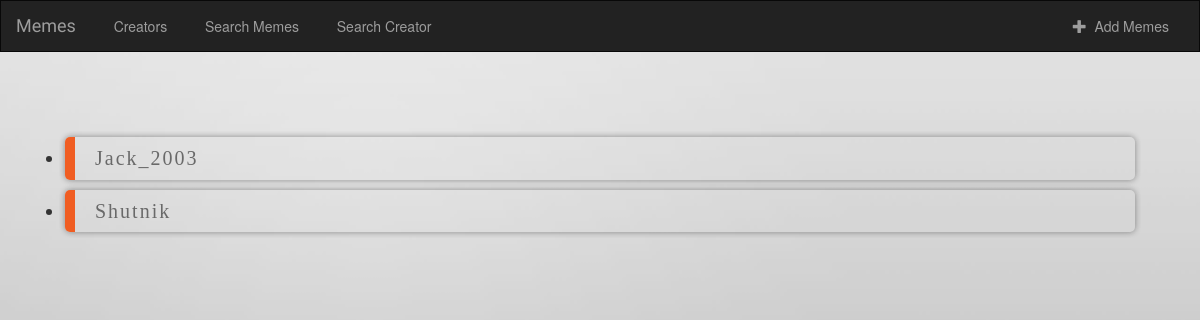
The page /memes/creators/ on the database as committed earlier.
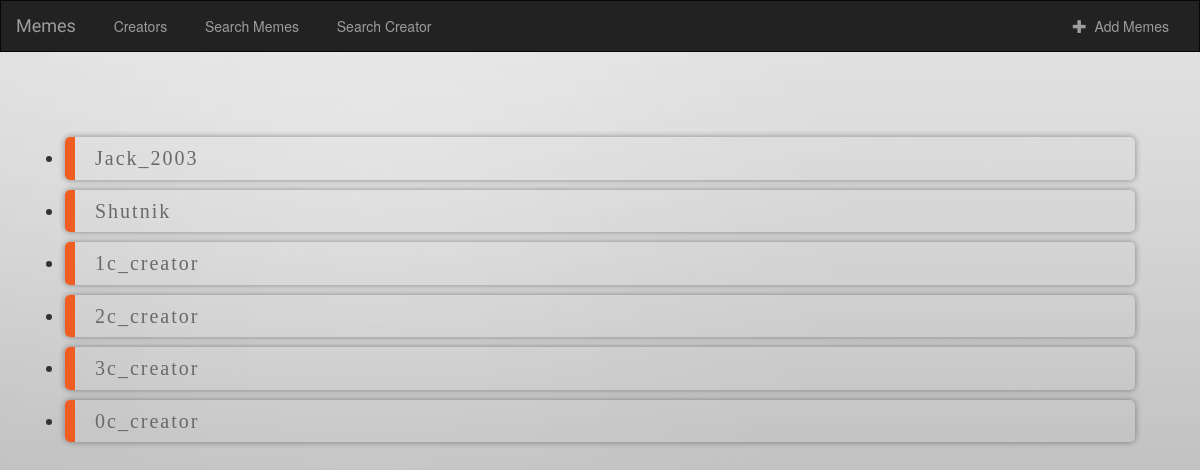
The same page on the database as committed later.
### memes/models.py (models this page shows, shortened)
class Creator(models.Model):
    Nickname = models.CharField(max_length = 100)
    Popularity = models.IntegerField()
    Relation_to_Memes = models.CharField(max_length = 100)
    User = models.ForeignKey(User, on_delete=models.CASCADE)
    source = models.ManyToManyField(Source)

### memes/views.py (the view)
# urls.py: url(r'^creators/(?P<Creator_id>[0-9]+)/$', views.creator_inf, name='creator_inf'),
def creators(request):
    cursor = connection.cursor()
    context={}
    creators = cursor.execute("select id, Nickname from memes_creator")
    context["creators"] = creators
    return render(request, "memes/creators.html", context)

### memes/templates/memes/creators.html
{% extends "memes/base.html"%}
{% block body %}
  <ul class = 'border'>
    {%for id, mem in creators %}
    <li><a href="{% url 'creator_inf' id%}" style="color:#696969;">{{mem}}</a></li>
    {%endfor%}
  </ul>
{% endblock %}

### memes/templates/memes/base.html (shortened to what this page needs)
<!DOCTYPE html>
<html lang="en">
<head>
    {% load staticfiles %}
    <link rel="stylesheet" href="https://maxcdn.bootstrapcdn.com/bootstrap/3.3.6/css/bootstrap.min.css">
    <link rel="stylesheet" type="text/css" href="{% static 'memes/style.css' %}"/>
</head>
<body>
  <link rel="stylesheet" href="https://maxcdn.bootstrapcdn.com/bootstrap/3.3.6/css/bootstrap.min.css">
  <link rel="stylesheet" type="text/css" href="{% static 'memes/style.css'%}"/>
  <nav class="navbar navbar-inverse">
      <div class="container-fluid">
          <div class="navbar-header">
              <a class="navbar-brand" href="{% url 'index' %}">Memes</a>
          </div>
        <div class="collapse navbar-collapse" id="topNavBar">
            <ul class="nav navbar-nav">
                <li><a href="{% url 'creators' %}">&nbsp; Creators</a></li>
                <li><a href="{% url 'search' %}">&nbsp; Search Memes</a></li>
                <li><a href="{% url 'search_creator' %}">&nbsp; Search Creator</a></li>
            </ul>
            <ul class="nav navbar-nav navbar-right">
                <li>
                    <a href="/change/memes">
                        <span class="glyphicon glyphicon-plus" aria-hidden="true"></span>&nbsp; Add Memes
                    </a>
                </li>
            </ul>
        </div>
      </div>
  </nav>
{% block body %}
{% endblock %}
</body>
</html>

### memes/static/memes/style.css (style rules this page uses)
body { background : white url("Website-Background.jpg"); background-size:cover; }
.navbar { border-radius: 0; }
.navbar-brand { font-family: Satisfy; }
ul.border { list-style-image: url(https://pp.userapi.com/c840422/v840422959/1e667/vyC6baHihiM.jpg); padding: 65px; }
ul.border li { font-family: "Trebuchet MS", "Lucida Sans"; padding: 7px 20px; margin-bottom: 10px; border-radius: 5px; border-left: 10px solid #f05d22; box-shadow: 2px -2px 5px 0 rgba(0,0,0,.1), -2px -2px 5px 0 rgba(0,0,0,.1), 2px 2px 5px 0 rgba(0,0,0,.1), -2px 2px 5px 0 rgba(0,0,0,.1); font-size: 20px; letter-spacing: 2px; transition: 0.3s all linear; }

Rows that differ between the two databases and show on the page:
added Creator: Nickname "1c_creator"
added Creator: Nickname "2c_creator"
added Creator: Nickname "3c_creator"
added Creator: Nickname "0c_creator"
